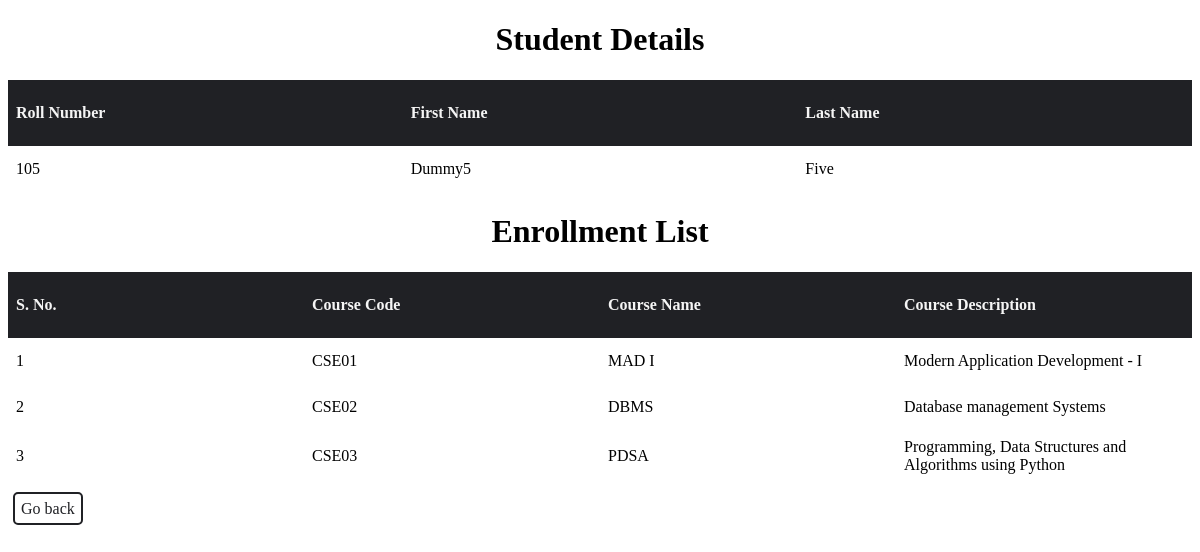
Page /student/5 on the committed database.
### app.py (models this page shows)
class Student(db.Model):
    __tablename__ = 'student'
    student_id = db.Column(db.Integer, autoincrement=True, primary_key=True)
    roll_number = db.Column(db.String, unique=True, nullable=False)
    first_name = db.Column(db.String, nullable=False)
    last_name = db.Column(db.String)
    courses = db.relationship("Course", secondary="enrollments", back_populates="students")

class Course(db.Model):
    __tablename__ = 'course'
    course_id = db.Column(db.Integer, autoincrement=True, primary_key=True)
    course_code = db.Column(db.String, unique=True, nullable=False)
    course_name = db.Column(db.String, nullable=False)
    course_description = db.Column(db.String)
    students = db.relationship("Student", secondary="enrollments", back_populates="courses")

### app.py (the view)
@app.route("/student/<int:student_id>",methods=["GET"])
def student_info(student_id):
    if request.method=='GET':
        student_details = db.session.query(Student).filter_by(student_id=student_id).first()
        return render_template("view.html", Student_details=student_details)

### templates/view.html (shortened to what this page needs)
<!DOCTYPE html>
<html lang="en">
<head>
    <link rel="stylesheet" href="/static/style.css">
</head>
<body>
    <h1 style="text-align:center">Student Details</h1>
    <table id="personal-details" class="table">
        <tr>
            <th>Roll Number</th>
            <th>First Name</th>
            <th>Last Name</th>
        </tr>
        <tr>
            <td>{{ Student_details.roll_number }}</td>
            <td>{{ Student_details.first_name }}</td>
            <td>{{ Student_details.last_name }}</td>
        </tr>
    </table>
    <h1 style="text-align:center">Enrollment List</h1>
    <table id="enroll-table" class="table">
        <tr>
            <th>S. No.</th>
            <th>Course Code</th>
            <th>Course Name</th>
            <th>Course Description</th>
        </tr>
        {% for course in Student_details.courses %}
        <tr>
            <td>{{ loop.index }}</td>
            <td>{{ course.course_code }}</td>
            <td>{{ course.course_name }}</td>
            <td>{{ course.course_description }}</td>
        </tr>
        {% endfor %}
    </table>
    <br>
    <a class="button" href="{{url_for('index')}}">Go back</a>
</body>
</html>

### static/style.css (style rules this page uses)
.table { width: 100%; border-collapse: collapse; text-align: left; }
.table th { background-color: #202125; color: whitesmoke; height: 50px; width: 100px; padding: 8px; }
.table td { height: 30px; padding: 8px; }
.button { margin: 5px; padding: 6px; border: 2px solid #202125; border-radius: 5px; text-decoration: none; color: #202125; background-color:white; height: 36px; width: 100px; transition: background-color 0.3s ease, transform 0.1s ease }

### rows in the picture
Student: roll_number "105", first_name "Dummy5", last_name "Five"
Course: course_code "CSE01", course_name "MAD I", course_description "Modern Application Development - I"
Course: course_code "CSE02", course_name "DBMS", course_description "Database management Systems"
Course: course_code "CSE03", course_name "PDSA", course_description "Programming, Data Structures and Algorithms using Python"
